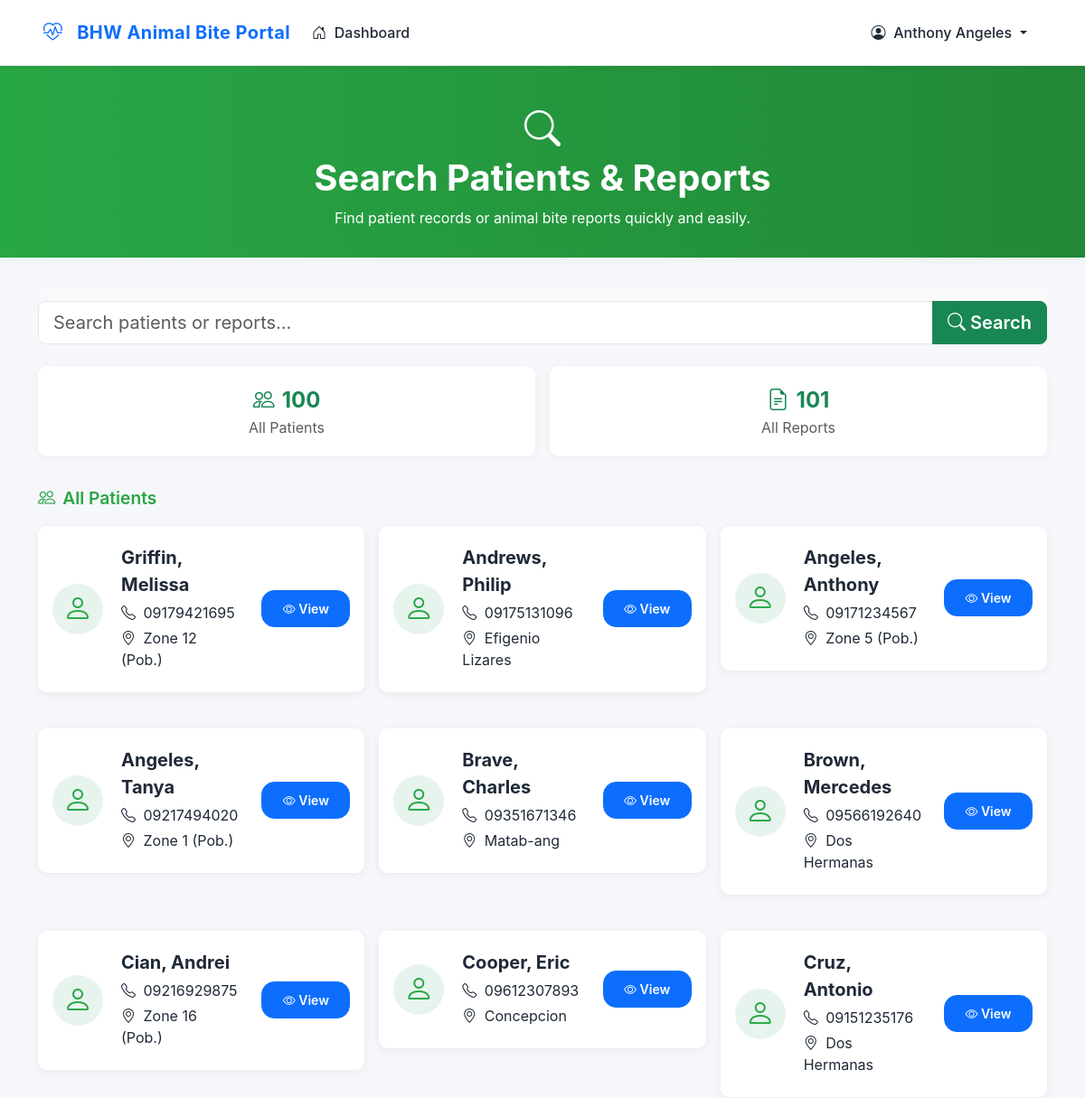
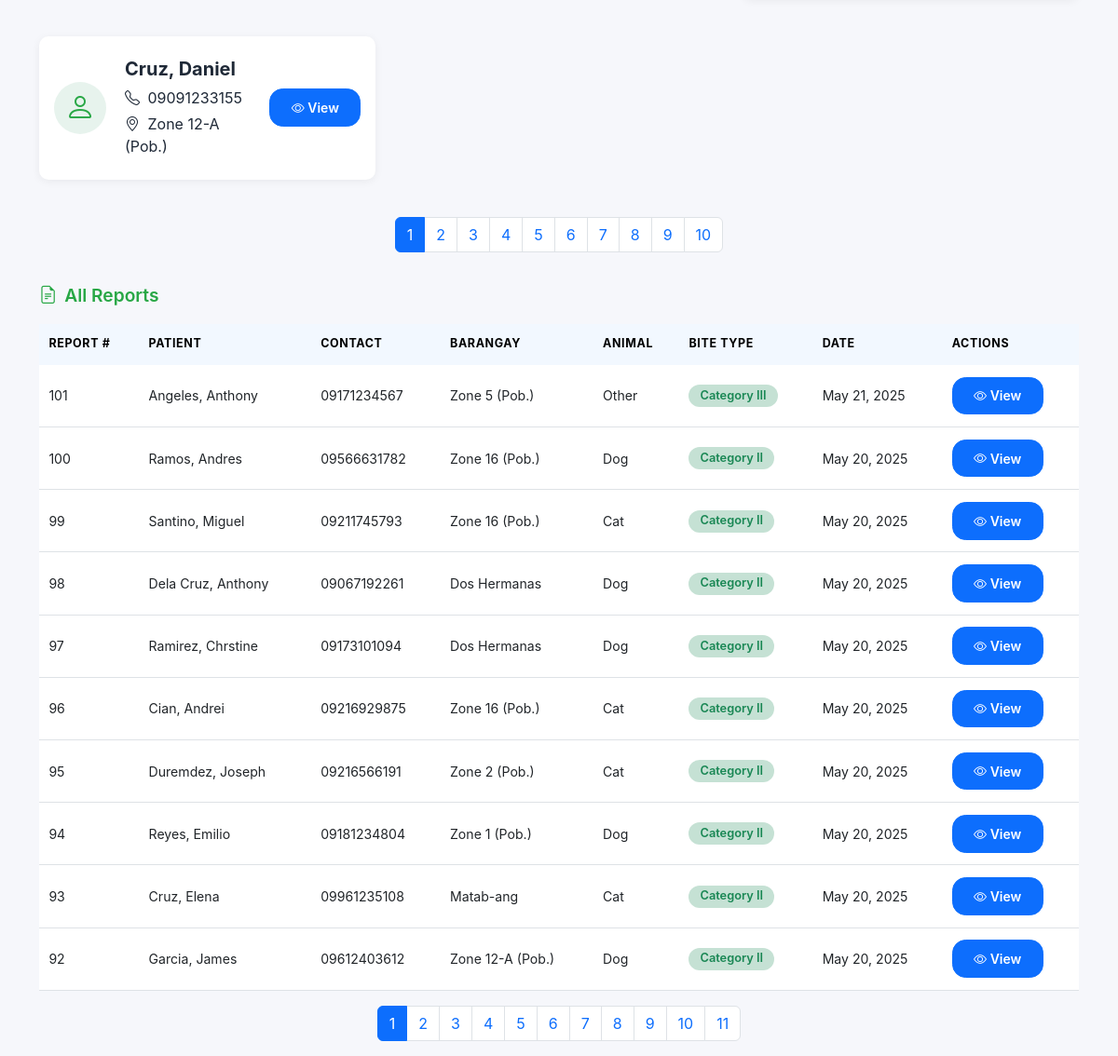
Page /src/staff/search.php (signed in) on the earlier database version (2 pictures, top to bottom).
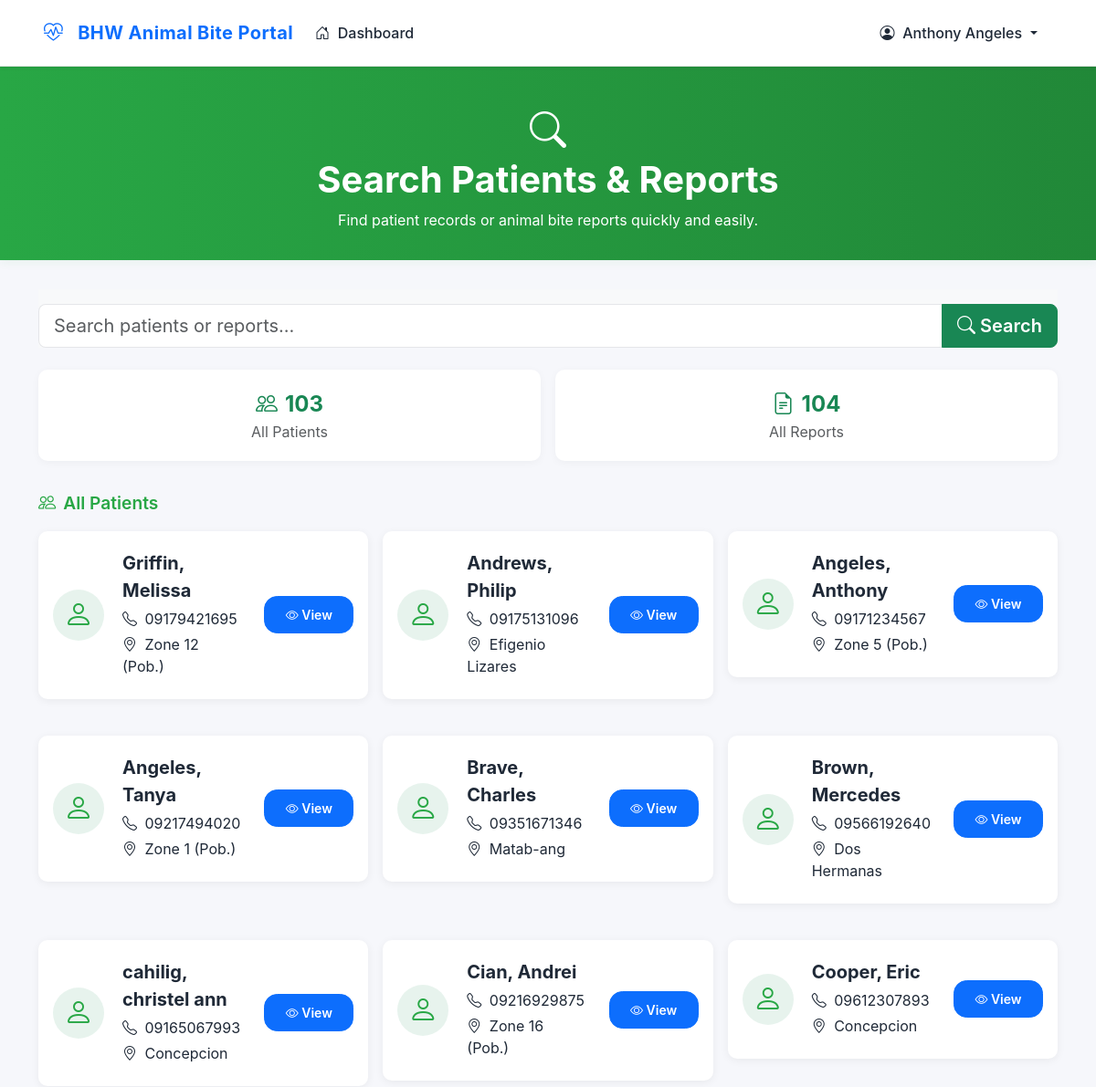
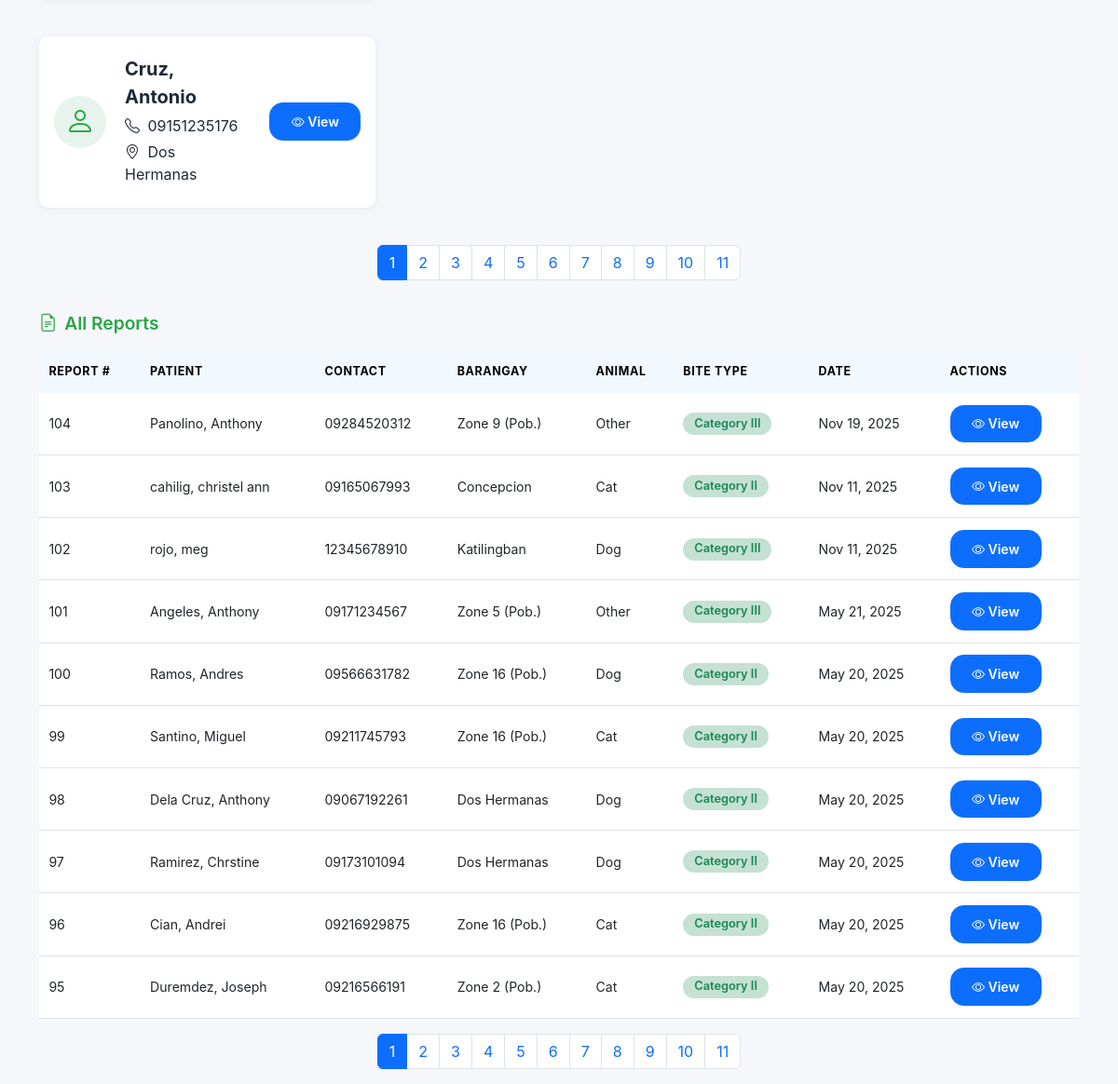
Same page on the later database version (2 pictures, top to bottom).
### tables this page shows
CREATE TABLE `patients` (
  `patientId` int(11) NOT NULL,
  `firstName` varchar(50) NOT NULL,
  `lastName` varchar(50) NOT NULL,
  `gender` enum('Male','Female','Other') DEFAULT NULL,
  `dateOfBirth` date DEFAULT NULL,
  `contactNumber` varchar(20) DEFAULT NULL,
  `email` varchar(100) DEFAULT NULL,
  `address` text DEFAULT NULL,
  `barangay` enum('Bubog','Cabatangan','Zone 4-A (Pob.)','Zone 4 (Pob.)','Concepcion','Dos Hermanas','Efigenio Lizares','Zone 7 (Pob.)','Zone 14-B (Pob.)','Zone 12-A (Pob.)','Zone 10 (Pob.)','Zone 5 (Pob.)','Zone 16 (Pob.)','Matab-ang','Zone 9 (Pob.)','Zone 6 (Pob.)','Zone 14 (Pob.)','San Fernando','Zone 15 (Pob.)','Zone 14-A (Pob.)','Zone 11 (Pob.)','Zone 8 (Pob.)','Zone 12 (Pob.)','Zone 1 (Pob.)','Zone 2 (Pob.)','Zone 3 (Pob.)','Katilingban') DEFAULT NULL,
  `city` varchar(100) DEFAULT NULL,
  `medicalHistory` text DEFAULT NULL,
  `emergencyContact` varchar(100) DEFAULT NULL,
  `emergencyContactNumber` varchar(20) DEFAULT NULL,
  `created_at` timestamp NOT NULL DEFAULT current_timestamp(),
  `updated_at` timestamp NOT NULL DEFAULT current_timestamp() ON UPDATE current_timestamp(),
  `middleName` varchar(45) NOT NULL,
  `province` varchar(155) NOT NULL,
  `emergencyPhone` int(11) NOT NULL,
  `allergies` text DEFAULT NULL,
  `previousRabiesVaccine` text DEFAULT NULL
);

CREATE TABLE `reports` (
  `reportId` int(11) NOT NULL,
  `patientId` int(11) DEFAULT NULL,
  `staffId` int(11) DEFAULT NULL,
  `biteDate` date NOT NULL,
  `reportDate` timestamp NOT NULL DEFAULT current_timestamp(),
  `animalType` enum('Dog','Cat','Rat','Monkey','Bat','Other') NOT NULL,
  `animalOtherType` varchar(50) DEFAULT NULL,
  `animalOwnership` enum('Stray','Owned by patient','Owned by neighbor','Owned by unknown person','Unknown') NOT NULL,
  `ownerName` varchar(100) DEFAULT NULL,
  `ownerContact` varchar(20) DEFAULT NULL,
  `animalStatus` enum('Alive','Dead','Unknown') NOT NULL DEFAULT 'Unknown',
  `animalVaccinated` enum('Yes','No','Unknown') NOT NULL DEFAULT 'Unknown',
  `biteLocation` varchar(255) NOT NULL,
  `biteType` enum('Category I','Category II','Category III') NOT NULL,
  `multipleBites` tinyint(1) NOT NULL DEFAULT 0,
  `provoked` enum('Yes','No','Unknown') NOT NULL DEFAULT 'Unknown',
  `washWithSoap` tinyint(1) NOT NULL DEFAULT 0,
  `rabiesVaccine` tinyint(1) NOT NULL DEFAULT 0,
  `rabiesVaccineDate` date DEFAULT NULL,
  `antiTetanus` tinyint(1) NOT NULL DEFAULT 0,
  `antiTetanusDate` date DEFAULT NULL,
  `antibiotics` tinyint(1) NOT NULL DEFAULT 0,
  `antibioticsDetails` varchar(255) DEFAULT NULL,
  `referredToHospital` tinyint(1) NOT NULL DEFAULT 0,
  `hospitalName` varchar(255) DEFAULT NULL,
  `followUpDate` date DEFAULT NULL,
  `notes` text DEFAULT NULL,
  `status` enum('pending','in_progress','completed','referred') NOT NULL DEFAULT 'pending',
  `updated_at` timestamp NOT NULL DEFAULT current_timestamp() ON UPDATE current_timestamp()
);

### src/staff/search.php (the view, shortened to what the changed rows need)
<?php
require_once '../conn/conn.php';
$search = isset($_GET['q']) ? trim($_GET['q']) : '';
$patients = [];
$reports = [];
$patientsPage = isset($_GET['patients_page']) ? max(1, (int)$_GET['patients_page']) : 1;
$reportsPage = isset($_GET['reports_page']) ? max(1, (int)$_GET['reports_page']) : 1;
$perPage = 10;
$patientsOffset = ($patientsPage - 1) * $perPage;
$reportsOffset = ($reportsPage - 1) * $perPage;
$totalPatients = 0;
$totalReports = 0;
function highlight($text, $term) {
    if (!$term) return htmlspecialchars($text);
    return preg_replace('/(' . preg_quote($term, '/') . ')/i', '<mark>$1</mark>', htmlspecialchars($text));
}
if ($search !== '') {
    $patientStmt = $pdo->prepare("SELECT SQL_CALC_FOUND_ROWS * FROM patients WHERE firstName LIKE ? OR lastName LIKE ? OR contactNumber LIKE ? OR barangay LIKE ? ORDER BY lastName, firstName LIMIT $patientsOffset, $perPage");
    $like = "%$search%";
    $patientStmt->execute([$like, $like, $like, $like]);
    $patients = $patientStmt->fetchAll(PDO::FETCH_ASSOC);
    $totalPatients = $pdo->query("SELECT FOUND_ROWS()")->fetchColumn();
    $reportStmt = $pdo->prepare("
        SELECT SQL_CALC_FOUND_ROWS r.*, p.firstName, p.lastName, p.contactNumber, p.barangay
        FROM reports r
        JOIN patients p ON r.patientId = p.patientId
        WHERE r.reportId LIKE ?
           OR p.firstName LIKE ?
           OR p.lastName LIKE ?
           OR p.contactNumber LIKE ?
           OR r.animalType LIKE ?
           OR r.biteType LIKE ?
        ORDER BY r.reportDate DESC
        LIMIT $reportsOffset, $perPage
    ");
    $reportStmt->execute([
        $like, $like, $like, $like, $like, $like
    ]);
    $reports = $reportStmt->fetchAll(PDO::FETCH_ASSOC);
    $totalReports = $pdo->query("SELECT FOUND_ROWS()")->fetchColumn();
} else {
    $patientStmt = $pdo->prepare("SELECT SQL_CALC_FOUND_ROWS * FROM patients ORDER BY lastName, firstName LIMIT $patientsOffset, $perPage");
    $patientStmt->execute();
    $patients = $patientStmt->fetchAll(PDO::FETCH_ASSOC);
    $totalPatients = $pdo->query("SELECT FOUND_ROWS()")->fetchColumn();
    $reportStmt = $pdo->prepare("
        SELECT SQL_CALC_FOUND_ROWS r.*, p.firstName, p.lastName, p.contactNumber, p.barangay
        FROM reports r
        JOIN patients p ON r.patientId = p.patientId
        ORDER BY r.reportDate DESC
        LIMIT $reportsOffset, $perPage
    ");
    $reportStmt->execute();
    $reports = $reportStmt->fetchAll(PDO::FETCH_ASSOC);
    $totalReports = $pdo->query("SELECT FOUND_ROWS()")->fetchColumn();
}
$totalPatientsPages = max(1, ceil($totalPatients / $perPage));
$totalReportsPages = max(1, ceil($totalReports / $perPage));
?>
<!DOCTYPE html>
<html lang="en">
<head>
    <link href="https://cdn.jsdelivr.net/npm/bootstrap@5.3.0/dist/css/bootstrap.min.css" rel="stylesheet">
    <link rel="stylesheet" href="https://cdn.jsdelivr.net/npm/bootstrap-icons@1.11.1/font/bootstrap-icons.css">
</head>
<body>
<?php $activePage = 'search'; include 'navbar.php'; ?>
<div class="search-hero text-center">
    <div class="container">
        <h1 class="fw-bold mb-2">Search Patients & Reports</h1>
    </div>
</div>
<div class="container">
    <div class="summary-stats row g-3 mb-4">
        <div class="col-md-6">
            <div class="stat-card">
                <div class="fw-bold fs-4 text-success"><i class="bi bi-people me-2"></i><?php echo $totalPatients; ?></div>
                <div class="text-muted"><?php echo $search !== '' ? 'Patients Found' : 'All Patients'; ?></div>
            </div>
        </div>
        <div class="col-md-6">
            <div class="stat-card">
                <div class="fw-bold fs-4 text-success"><i class="bi bi-file-earmark-text me-2"></i><?php echo $totalReports; ?></div>
                <div class="text-muted"><?php echo $search !== '' ? 'Reports Found' : 'All Reports'; ?></div>
            </div>
        </div>
    </div>
    <?php if (count($patients) > 0): ?>
        <div class="row g-3">
        <?php foreach ($patients as $p): ?>
            <div class="col-md-6 col-lg-4">
                <div class="result-card">
                    <div class="result-avatar bg-success bg-opacity-10">
                        <i class="bi bi-person"></i>
                    </div>
                    <div class="result-info">
                        <div class="fw-bold fs-5 mb-1"><?php echo highlight($p['lastName'] . ', ' . $p['firstName'], $search); ?></div>
                        <div class="mb-1"><i class="bi bi-telephone me-1"></i> <?php echo highlight($p['contactNumber'], $search); ?></div>
                        <div class="mb-1"><i class="bi bi-geo-alt me-1"></i> <?php echo highlight($p['barangay'], $search); ?></div>
                    </div>
                    <div class="result-actions">
                        <a href="view_patient.php?id=<?php echo $p['patientId']; ?>" class="btn btn-sm btn-primary"><i class="bi bi-eye"></i> View</a>
                    </div>
                </div>
            </div>
        <?php endforeach; ?>
        </div>
        <?php if ($totalPatientsPages > 1): ?>
        <nav>
            <ul class="pagination mt-3">
                <?php for ($i = 1; $i <= $totalPatientsPages; $i++): ?>
                    <li class="page-item <?php echo $i === $patientsPage ? 'active' : ''; ?>">
                        <a class="page-link" href="?<?php echo http_build_query(array_merge($_GET, ['patients_page' => $i, 'reports_page' => $reportsPage])); ?>"><?php echo $i; ?></a>
                    </li>
                <?php endfor; ?>
            </ul>
        </nav>
        <?php endif; ?>
    <?php endif; ?>
    <?php if (count($reports) > 0): ?>
        <div class="table-responsive">
            <table class="table table-hover align-middle bg-white">
                <thead class="table-light">
                    <tr>
                        <th>Report #</th>
                        <th>Patient</th>
                        <th>Contact</th>
                        <th>Barangay</th>
                        <th>Animal</th>
                        <th>Bite Type</th>
                        <th>Date</th>
                        <th>Actions</th>
                    </tr>
                </thead>
                <tbody>
                <?php foreach ($reports as $r): ?>
                    <tr>
                        <td><?php echo highlight($r['reportId'], $search); ?></td>
                        <td><?php echo highlight($r['lastName'] . ', ' . $r['firstName'], $search); ?></td>
                        <td><?php echo highlight($r['contactNumber'], $search); ?></td>
                        <td><?php echo highlight($r['barangay'], $search); ?></td>
                        <td><?php echo highlight($r['animalType'], $search); ?></td>
                        <td><span class="badge bg-success bg-opacity-25 text-success"><?php echo highlight($r['biteType'], $search); ?></span></td>
                        <td><?php echo date('M d, Y', strtotime($r['reportDate'])); ?></td>
                        <td><a href="view_report.php?id=<?php echo $r['reportId']; ?>" class="btn btn-sm btn-primary"><i class="bi bi-eye"></i> View</a></td>
                    </tr>
                <?php endforeach; ?>
                </tbody>
            </table>
        </div>
        <?php if ($totalReportsPages > 1): ?>
        <nav>
            <ul class="pagination mt-3">
                <?php for ($i = 1; $i <= $totalReportsPages; $i++): ?>
                    <li class="page-item <?php echo $i === $reportsPage ? 'active' : ''; ?>">
                        <a class="page-link" href="?<?php echo http_build_query(array_merge($_GET, ['patients_page' => $patientsPage, 'reports_page' => $i])); ?>"><?php echo $i; ?></a>
                    </li>
                <?php endfor; ?>
            </ul>
        </nav>
        <?php endif; ?>
    <?php endif; ?>
</div>
</body>
</html>

Differences in the rows shown:
no longer on this page (row unchanged): patients: lastName+firstName "Cruz, Daniel", contactNumber "09091233155", barangay "Zone 12-A (Pob.)"
no longer on this page (row unchanged): reports: reportId "94", patientId.firstName "Reyes, Emilio", patientId.contactNumber "09181234804", patientId.barangay "Zone 1 (Pob.)", animalType "Dog", biteType "Category II", reportDate "May 20, 2025"
no longer on this page (row unchanged): reports: reportId "93", patientId.firstName "Cruz, Elena", patientId.contactNumber "09961235108", patientId.barangay "Matab-ang", animalType "Cat", biteType "Category II", reportDate "May 20, 2025"
no longer on this page (row unchanged): reports: reportId "92", patientId.firstName "Garcia, James", patientId.contactNumber "09612403612", patientId.barangay "Zone 12-A (Pob.)", animalType "Dog", biteType "Category II", reportDate "May 20, 2025"
added patients: lastName+firstName "cahilig, christel ann", contactNumber "09165067993", barangay "Concepcion"
added reports: reportId "104", patientId.firstName "Panolino, Anthony", patientId.contactNumber "09284520312", patientId.barangay "Zone 9 (Pob.)", animalType "Other", biteType "Category III", reportDate "Nov 19, 2025"
added reports: reportId "103", patientId.firstName "cahilig, christel ann", patientId.contactNumber "09165067993", patientId.barangay "Concepcion", animalType "Cat", biteType "Category II", reportDate "Nov 11, 2025"
added reports: reportId "102", patientId.firstName "rojo, meg", patientId.contactNumber "12345678910", patientId.barangay "Katilingban", animalType "Dog", biteType "Category III", reportDate "Nov 11, 2025"
Other differences:
$totalPatients: "100" → "103"
$totalReports: "101" → "104"
new list line: "11"
